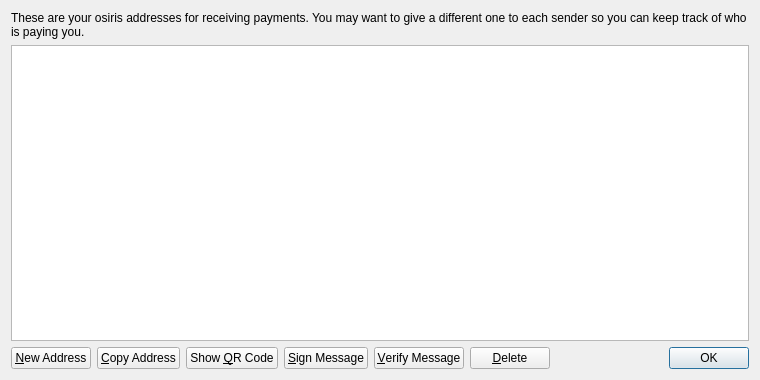
<?xml version="1.0" encoding="UTF-8"?>
<ui version="4.0">
 <class>AddressBookPage</class>
 <widget class="QWidget" name="AddressBookPage">
  <property name="geometry">
   <rect>
    <x>0</x>
    <y>0</y>
    <width>760</width>
    <height>380</height>
   </rect>
  </property>
  <property name="windowTitle">
   <string>Address Book</string>
  </property>
  <layout class="QVBoxLayout" name="verticalLayout">
   <item>
    <widget class="QLabel" name="labelExplanation">
     <property name="text">
      <string>These are your osiris addresses for receiving payments. You may want to give a different one to each sender so you can keep track of who is paying you.</string>
     </property>
     <property name="textFormat">
      <enum>Qt::PlainText</enum>
     </property>
     <property name="wordWrap">
      <bool>true</bool>
     </property>
    </widget>
   </item>
   <item>
    <widget class="QTableView" name="tableView">
     <property name="contextMenuPolicy">
      <enum>Qt::CustomContextMenu</enum>
     </property>
     <property name="toolTip">
      <string>Double-click to edit address or label</string>
     </property>
     <property name="tabKeyNavigation">
      <bool>false</bool>
     </property>
     <property name="alternatingRowColors">
      <bool>true</bool>
     </property>
     <property name="selectionMode">
      <enum>QAbstractItemView::SingleSelection</enum>
     </property>
     <property name="selectionBehavior">
      <enum>QAbstractItemView::SelectRows</enum>
     </property>
     <property name="sortingEnabled">
      <bool>true</bool>
     </property>
     <attribute name="verticalHeaderVisible">
      <bool>false</bool>
     </attribute>
    </widget>
   </item>
   <item>
    <layout class="QHBoxLayout" name="horizontalLayout">
     <item>
      <widget class="QPushButton" name="newAddressButton">
       <property name="toolTip">
        <string>Create a new address</string>
       </property>
       <property name="text">
        <string>&amp;New Address</string>
       </property>
       <property name="icon">
        <iconset resource="../bitcoin.qrc">
         <normaloff>:/icons/add</normaloff>:/icons/add</iconset>
       </property>
      </widget>
     </item>
     <item>
      <widget class="QPushButton" name="copyToClipboard">
       <property name="toolTip">
        <string>Copy the currently selected address to the system clipboard</string>
       </property>
       <property name="text">
        <string>&amp;Copy Address</string>
       </property>
       <property name="icon">
        <iconset resource="../bitcoin.qrc">
         <normaloff>:/icons/editcopy</normaloff>:/icons/editcopy</iconset>
       </property>
      </widget>
     </item>
     <item>
      <widget class="QPushButton" name="showQRCode">
       <property name="text">
        <string>Show &amp;QR Code</string>
       </property>
       <property name="icon">
        <iconset resource="../bitcoin.qrc">
         <normaloff>:/icons/qrcode</normaloff>:/icons/qrcode</iconset>
       </property>
      </widget>
     </item>
     <item>
      <widget class="QPushButton" name="signMessage">
       <property name="toolTip">
        <string>Sign a message to prove you own a Bitcoin address</string>
       </property>
       <property name="text">
        <string>&amp;Sign Message</string>
       </property>
       <property name="icon">
        <iconset resource="../bitcoin.qrc">
         <normaloff>:/icons/edit</normaloff>:/icons/edit</iconset>
       </property>
      </widget>
     </item>
     <item>
      <widget class="QPushButton" name="verifyMessage">
       <property name="toolTip">
        <string>Verify a message to ensure it was signed with a specified Bitcoin address</string>
       </property>
       <property name="text">
        <string>&amp;Verify Message</string>
       </property>
       <property name="icon">
        <iconset resource="../bitcoin.qrc">
         <normaloff>:/icons/transaction_0</normaloff>:/icons/transaction_0</iconset>
       </property>
      </widget>
     </item>
     <item>
      <widget class="QPushButton" name="deleteButton">
       <property name="toolTip">
        <string>Delete the currently selected address from the list. Only sending addresses can be deleted.</string>
       </property>
       <property name="text">
        <string>&amp;Delete</string>
       </property>
       <property name="icon">
        <iconset resource="../bitcoin.qrc">
         <normaloff>:/icons/remove</normaloff>:/icons/remove</iconset>
       </property>
      </widget>
     </item>
     <item>
      <spacer name="horizontalSpacer">
       <property name="orientation">
        <enum>Qt::Horizontal</enum>
       </property>
       <property name="sizeHint" stdset="0">
        <size>
         <width>40</width>
         <height>20</height>
        </size>
       </property>
      </spacer>
     </item>
     <item>
      <widget class="QDialogButtonBox" name="buttonBox">
       <property name="sizePolicy">
        <sizepolicy hsizetype="Maximum" vsizetype="Fixed">
         <horstretch>0</horstretch>
         <verstretch>0</verstretch>
        </sizepolicy>
       </property>
       <property name="standardButtons">
        <set>QDialogButtonBox::Ok</set>
       </property>
      </widget>
     </item>
    </layout>
   </item>
  </layout>
 </widget>
 <resources>
  <include location="../bitcoin.qrc"/>
 </resources>
 <connections/>
</ui>
